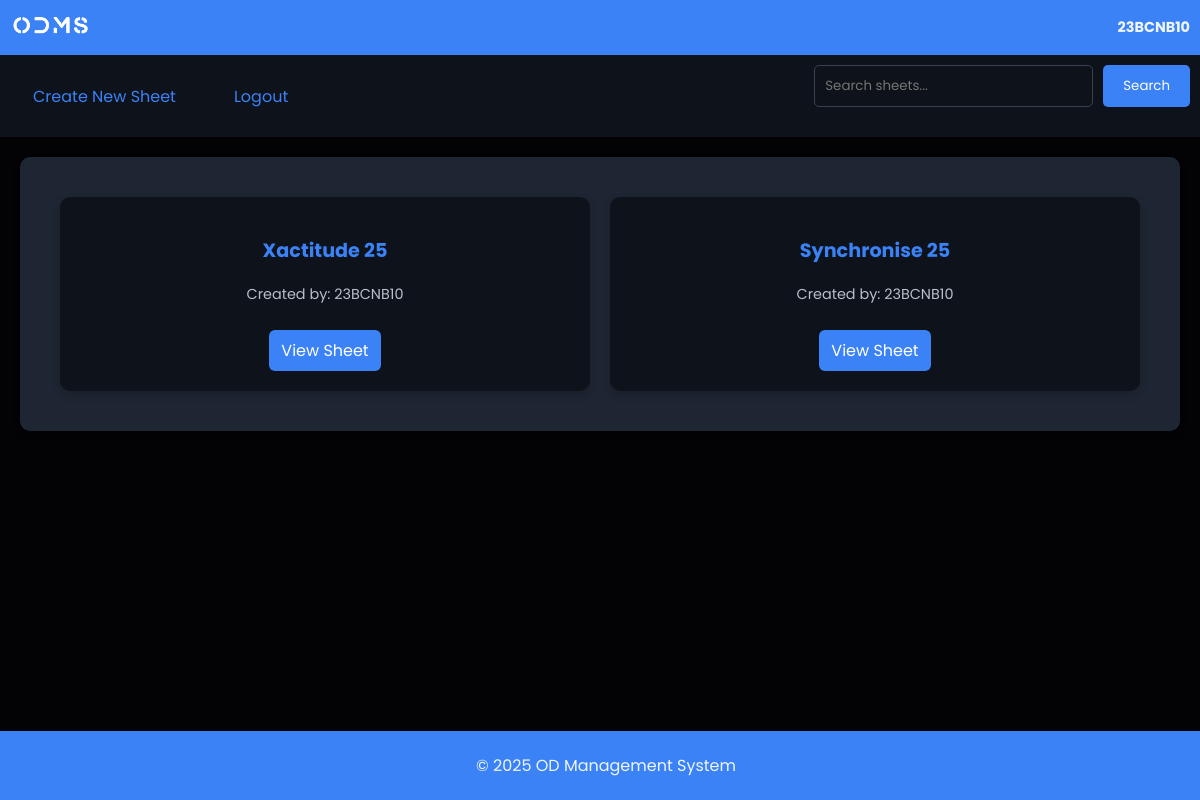
/dashboard (signed in), run on an earlier commit of the app's database.
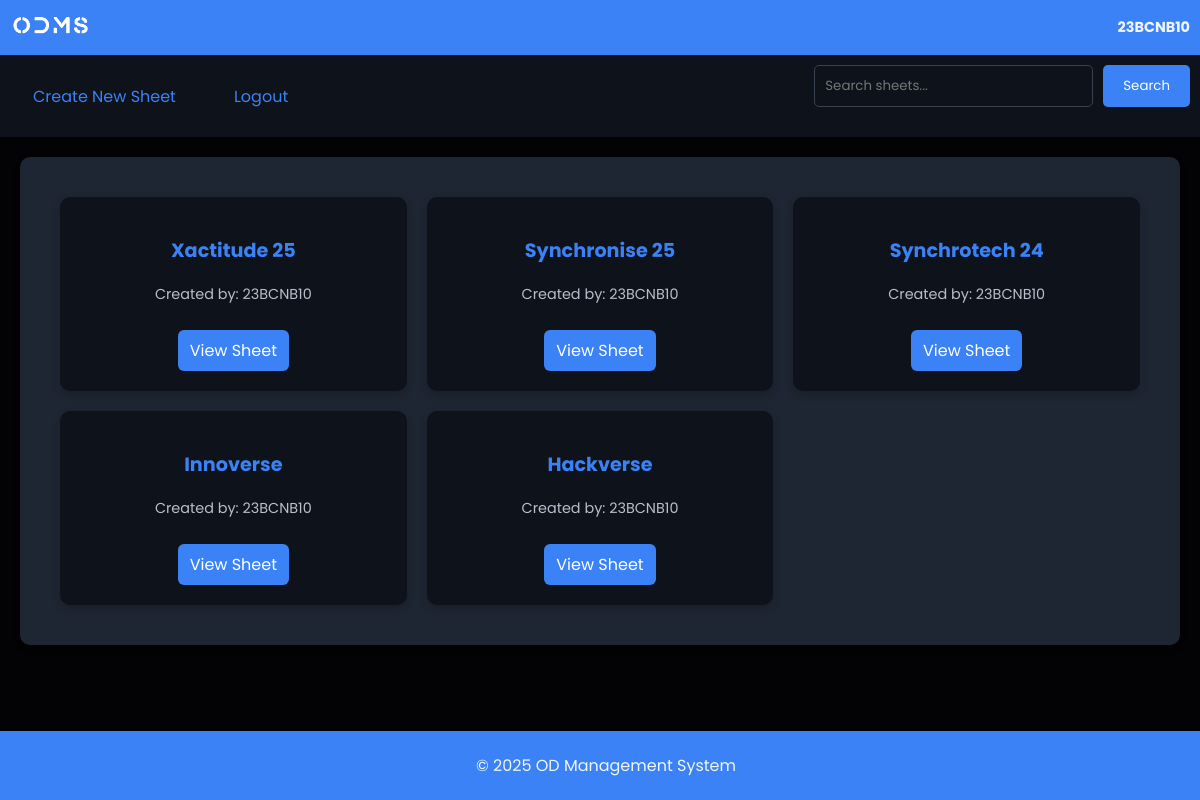
And on a later commit of the database.
### tables this page shows
CREATE TABLE sheets (
            id INTEGER PRIMARY KEY AUTOINCREMENT,
            sheet_name TEXT NOT NULL,
            creator TEXT NOT NULL
        );

### app.py (the view)
@app.route('/dashboard', methods=['GET', 'POST'])
def dashboard():
    if 'username' not in session:
        flash('Please log in first!', 'warning')
        return redirect(url_for('login'))
    search_query = request.args.get('search', '')
    try:
        conn = get_db_connection()
        c = conn.cursor()
        if search_query:
            c.execute('SELECT id, sheet_name, creator FROM sheets WHERE sheet_name LIKE ?',
                     (f'%{search_query}%',))
        else:
            c.execute('SELECT id, sheet_name, creator FROM sheets')
        sheets = c.fetchall()
        sheet_list = []
        for sheet in sheets:
            sheet_list.append((sheet['id'], sheet['sheet_name'], sheet['creator']))
        return render_template('dashboard.html',
                              user_name=session['username'],
                              sheets=sheet_list,
                              search_query=search_query)
    except Exception as e:
        flash(f'Error loading dashboard: {str(e)}', 'danger')
        return render_template('dashboard.html',
                              user_name=session['username'],
                              sheets=[],
                              search_query=search_query)
    finally:
        if 'conn' in locals():
            conn.close()

### app.py (called while the page is built)
def get_db_connection():
    conn = sqlite3.connect('odms.db', timeout=20)
    conn.row_factory = sqlite3.Row
    return conn

### templates/dashboard.html (shortened to what this page needs)
<!DOCTYPE html>
<html>
<head>
    <link rel="stylesheet" href="{{ url_for('static', filename='dashboard.css') }}">
</head>
<body>
    <header>
        <div class="header-left">
            <img src="{{ url_for('static', filename='assets/odms.png') }}" alt="Logo" class="logo">
        </div>
        <div class="header-right">
            <p class="user-name">{{ user_name }}</p>
        </div>
    </header>
    <nav class="navbar">
        <ul class="navbar__menu">
            <li class="navbar__item">
                <a href="{{ url_for('create_sheet') }}" class="navbar__link">
                    <span>Create New Sheet</span>
                </a>
            </li>
            <li class="navbar__item">
                <a href="{{ url_for('logout') }}" class="navbar__link">
                    <span>Logout</span>
                </a>
            </li>
        </ul>
        <div class="search-container">
            <form action="{{ url_for('dashboard') }}" method="GET" class="search-form">
                <input type="text" name="search" placeholder="Search sheets..." value="{{ search_query }}">
                <button type="submit" class="search-btn">Search</button>
            </form>
        </div>
    </nav>
    <main>
        <div class="main-panel">
            <div class="sheet-container">
                {% if sheets %}
                    {% for sheet_id, sheet_name, creator in sheets %}
                        <div class="sheet-card">
                            <h3>{{ sheet_name }}</h3>
                            <p>Created by: {{ creator }}</p>
                            <a href="{{ url_for('sheet_detail', sheet_id=sheet_id) }}" class="view-sheet">View Sheet</a>
                        </div>
                    {% endfor %}
                {% else %}
                    <p>No sheets available.</p>
                {% endif %}
            </div>
        </div>
    </main>
    <footer>
        <p>&copy; 2025 OD Management System</p>
    </footer>
</body>
</html>

What changed in the data, as far as the page shows it:
added sheets: sheet_name "Synchrotech 24", creator "23BCNB10"
added sheets: sheet_name "Innoverse", creator "23BCNB10"
added sheets: sheet_name "Hackverse", creator "23BCNB10"
